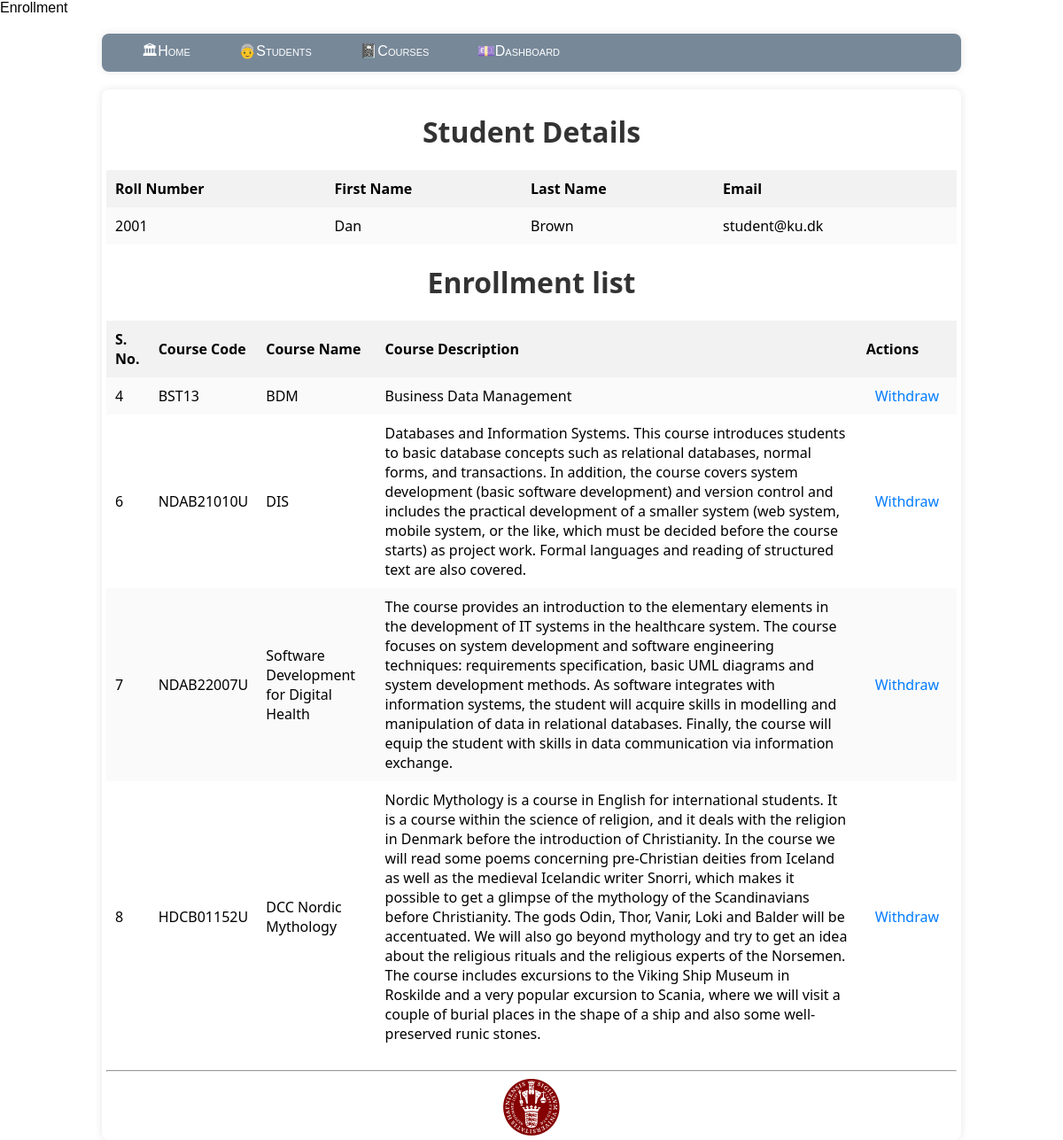
/student/6, run on the app's committed database.
### model.py (models this page shows)
class Student(db.Model):
    __tablename__='student'
    student_id=db.Column(db.Integer,primary_key=True,autoincrement=True)
    roll_number=db.Column(db.String,unique=True,nullable=False)
    email=db.Column(db.String)
    first_name=db.Column(db.String,nullable=False)
    last_name=db.Column(db.String, nullable=False)
    courses=db.relationship('Course',backref='student',secondary='enrollments')

class Course(db.Model):
    __tablename__='course'
    course_id=db.Column(db.Integer,primary_key=True,autoincrement=True)
    course_code=db.Column(db.String,unique=True,nullable=False)
    course_name=db.Column(db.String,nullable=False)
    course_description=db.Column(db.String)

### app.py (the view)
@app.route('/student/<int:student_id>')
def details(student_id):
    s=Student.query.get(student_id)
    list=s.courses
    return render_template('details.html',list=list,s=s)

### templates/details.html
{% extends "layout.html" %}
{% block title %}
  Enrollment
{% endblock %}
{% block content %}
        <h1 align ="center">Student Details</h1>
        <table id = "personal-details">
            <tr>
                <th>Roll Number</th>
                <th>First Name</th>
                <th>Last Name</th>
                <th>Email</th>
            </tr>
            <tr>
                <td>{{s.roll_number}}</td>
                <td>{{s.first_name}}</td>
                <td>{{s.last_name}}</td>
                <td>{{s.email}}</td>
            </tr>
        </table>
        <h1 align="center">Enrollment list</h1>
        <table id = "enroll-table">
            <tr>
                <th>S. No.</th>
                <th>Course Code</th>
                <th>Course Name</th>
                <th>Course Description</th>
                <th>Actions</th>
            </tr>
            {% for i in list %}
            <tr>
                <td>{{i.course_id}}</td>
                <td>{{i.course_code}}</td>
                <td>{{i.course_name}}</td>
                <td>{{i.course_description}}</td>
                <td><a href="/student/{{s.student_id}}/withdraw/{{i.course_id}}">Withdraw</a></td>
            </tr>
            {% endfor %}
        </table>
{% endblock %}

### static/site.css (style rules this page uses)
body { background-color: rgb(f0, f0, f0); font-family: Arial, sans-serif; margin: 0; padding: 0; }
h1 { text-align: center; color: #333; }
table { width: 100%; border-collapse: collapse; margin-bottom: 20px; }
th, td { padding: 10px; text-align: left; }
th { background-color: #f2f2f2; }
tr:nth-child(even) { background-color: #fafafa; }
a { text-decoration: none; color: #007bff; padding: 5px 10px; border-radius: 4px; }

### data on the page
Student: roll_number "2001", first_name "Dan", last_name "Brown", email "student@ku.dk"
Course: course_id "4", course_code "BST13", course_name "BDM", course_description "Business Data Management"
Course: course_id "6", course_code "NDAB21010U", course_name "DIS", course_description "Databases and Information Systems. This course introduces students to basic database concepts such as relational databases, normal forms, and transactions. In addition, the course covers system development (basic software development) and version control and includes the practical development of a smaller system (web system, mobile system, or the like, which must be decided before the course starts) as project work. Formal languages and reading of structured text are also covered."
Course: course_id "7", course_code "NDAB22007U", course_name "Software Development for Digital Health", course_description "The course provides an introduction to the elementary elements in the development of IT systems in the healthcare system. The course focuses on system development and software engineering techniques: requirements specification, basic UML diagrams and system development methods. As software integrates with information systems, the student will acquire skills in modelling and manipulation of data in relational databases. Finally, the course will equip the student with skills in data communication via information exchange."
Course: course_id "8", course_code "HDCB01152U", course_name "DCC Nordic Mythology", course_description "Nordic Mythology is a course in English for international students. It is a course within the science of religion, and it deals with the religion in Denmark before the introduction of Christianity. In the course we will read some poems concerning pre-Christian deities from Iceland as well as the medieval Icelandic writer Snorri, which makes it possible to get a glimpse of the mythology of the Scandinavians before Christianity. The gods Odin, Thor, Vanir, Loki and Balder will be accentuated. We will also go beyond mythology and try to get an idea about the religious rituals and the religious experts of the Norsemen. The course includes excursions to the Viking Ship Museum in Roskilde and a…"
